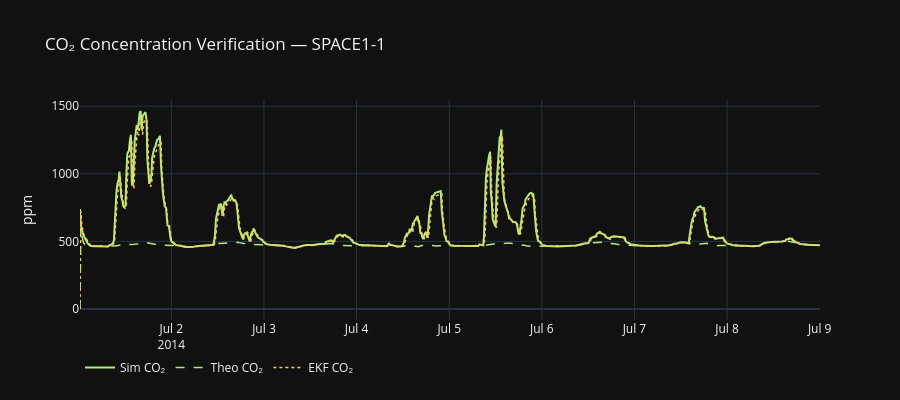

Notebook cell for this chart:
### Markdown cell above
## 3 · CO₂ Verification (C_in)

### Code cell
fig = go.Figure()
t = df['Datetime']

fig.add_trace(go.Scatter(x=t, y=df[f'{ZONE}_CO2_ppm'],
    name='Sim CO₂', line=dict(color='#B6E880', width=2)))
fig.add_trace(go.Scatter(x=t, y=df[f'{ZONE}_C_in_theo'],
    name='Theo CO₂', line=dict(color='#B6E880', width=1.5, dash='dash')))
fig.add_trace(go.Scatter(x=t, y=df[f'{ZONE}_C_in_est'],
    name='EKF CO₂', line=dict(color='#FECB52', width=1.5, dash='dot')))

fig.update_layout(template='plotly_dark', height=400,
    title=f'CO₂ Concentration Verification — {ZONE}',
    yaxis_title='ppm',
    legend=dict(orientation='h', y=-0.15))
fig.show()

### Figure 1 — Plotly figure (JSON) as saved in the notebook; plotly's stock layout.template omitted (floating-point values rounded to 4 significant figures; data arrays with more than 128 entries replaced by an {"elided": "..."} marker saying what was removed)
{"data": [{"line": {"color": "#B6E880", "width": 2}, "name": "Sim CO₂", "type": "scatter", "x": {"elided": "768 str values"}, "y": {"elided": "768 float values"}}, {"line": {"color": "#B6E880", "dash": "dash", "width": 1.5}, "name": "Theo CO₂", "type": "scatter", "x": {"elided": "768 str values"}, "y": {"elided": "768 float values"}}, {"line": {"color": "#FECB52", "dash": "dot", "width": 1.5}, "name": "EKF CO₂", "type": "scatter", "x": {"elided": "768 str values"}, "y": {"elided": "768 float values"}}], "layout": {"height": 400, "legend": {"orientation": "h", "y": -0.15}, "title": {"text": "CO₂ Concentration Verification — SPACE1-1"}, "yaxis": {"title": {"text": "ppm"}}}}
